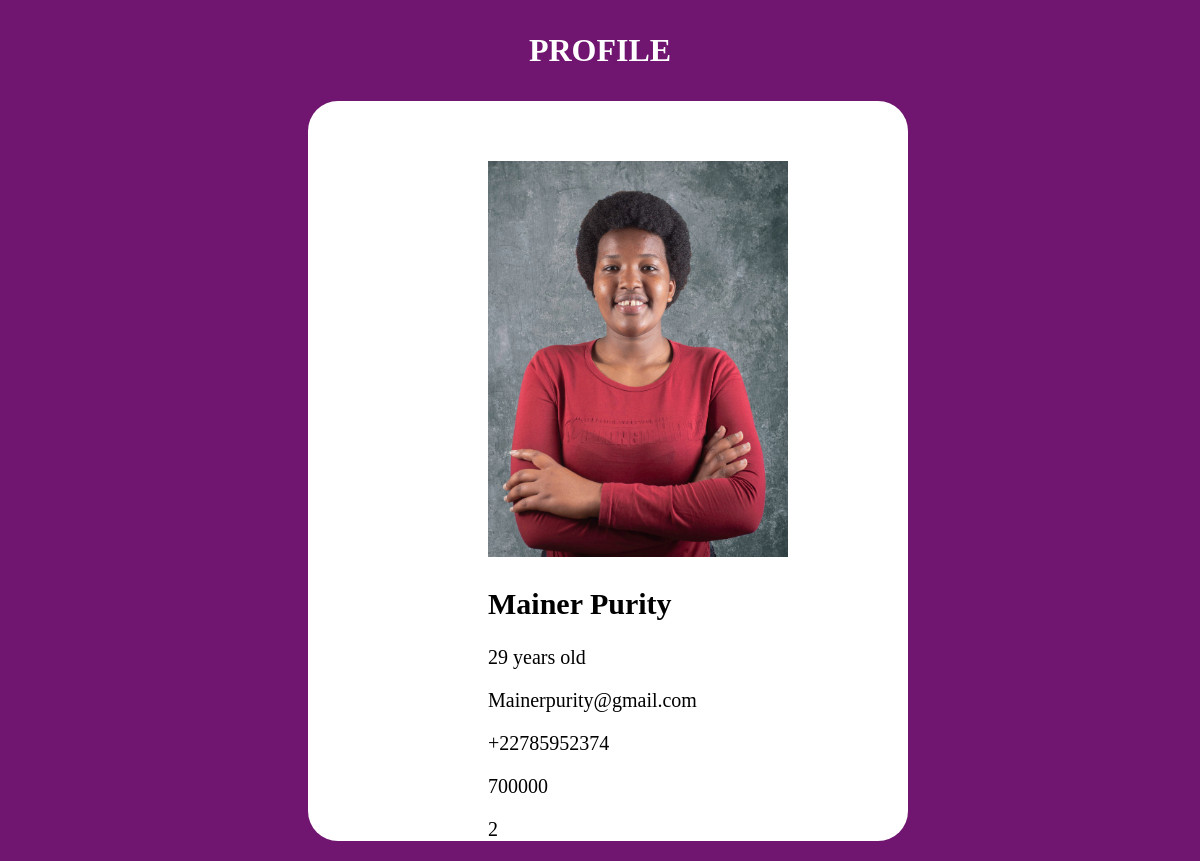
The app's page /trainer/profile/1/ with its own data.
### trainer/models.py (models this page shows)
class Trainer(models.Model):
    first_name= models.CharField(
        max_length=12
    )
    last_name = models.CharField(
        max_length=12
    )
    age = models.PositiveSmallIntegerField()
    gender_choice=(
        ('1','Female'),
        ('2','male'),
        ('3','none')
    )
    gender = models.CharField(
        max_length=8, choices=gender_choice, null=True
    )
    bio= models.TextField(
        max_length=700, null=True
    )
    email_address= models.EmailField(null=True)
    phone_number = models.CharField(
        max_length=12, null=True
    )
    salary= models.PositiveBigIntegerField(null=True)
    nationality_choice=(
        ('1','Rwandan'),
        ('2','Kenyan'),
        ('3','Ugandan'),
        ('4','South Sudanese'),
        ('5','Sudanese')
    )
    nationality = models.CharField(
        max_length=15, choices=nationality_choice,null=True)
    profile= models.ImageField(upload_to ='images/', null=True)
    contract= models.FileField(upload_to='documents/', null=True)
    date_hired= models.DateField(null=True)
    def full_name(self):
        return f"{self.first_name} {self.last_name}"

### trainer/views.py (the view)
# urls.py: path("profile/<int:id>/", trainer_profile, name="trainer_profile"),
def trainer_profile(request,id):
    trainer= Trainer.objects.get(id=id)
    return render(request,"trainer_profile.html",{"trainer":trainer})

### trainer/templates/trainer_profile.html (shortened to what this page needs)
<!DOCTYPE html>
<html lang="en">
<head>
</head>
<body>
</body>
</html>
<!DOCTYPE html>
<html lang="en">
<head>
</head>
<body>
    <p id="profile">PROFILE</p>
    <div class="container">
    {% if trainer.profile %}
    <img src="{{trainer.profile.url}}">
    {% endif %}
    <h2>{{trainer.full_name}}</h2>
    <p>{{trainer.age}} years old</p>
    <p>{{trainer.email_address}}</p>
    <p>{{trainer.phone_number}}</p>
    <p>{{trainer.salary}}</p>
    <p>{{trainer.nationality}}</p>
</div>
</body>
</html>

### trainer/templates/trainer_profile.html (style rules this page uses)
body { background-color: rgb(112, 22, 112); }
#profile { color: white; font-weight: bold; font-size: 200%; padding-left: 44%; }
p, img, h2 { padding-left: 30%; }
img { margin-top: 10%; width: 50%; height: 20%; }
.container { background-color: white; margin-left: 300px; width: 600px; font-size: 20px; border-radius: 30px; margin-right: 250px; }

### records on screen
Trainer: profile (picture), full_name "Mainer Purity", age "29", email_address "Mainerpurity@gmail.com", phone_number "+22785952374", salary "700000", nationality "2"
